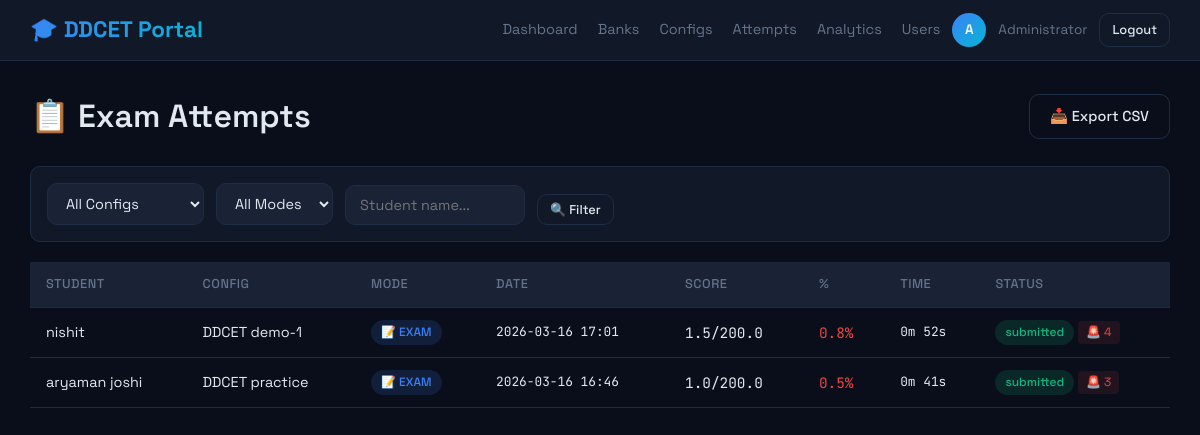
Screenshot of /admin/attempts (signed in) with the database file from the repository.
### models.py (models this page shows)
class User(UserMixin, db.Model):
    __tablename__ = 'users'
    id = db.Column(db.Integer, primary_key=True, autoincrement=True)
    name = db.Column(db.String(100), nullable=False)
    email = db.Column(db.String(150), unique=True, nullable=False)
    enrollment_number = db.Column(db.String(50), unique=True, nullable=False)
    engineering_branch = db.Column(db.String(100), nullable=False, default='Other')
    password = db.Column(db.String(255), nullable=False)
    role = db.Column(db.String(20), default='student')
    created_at = db.Column(db.DateTime, default=datetime.utcnow)
    is_active_user = db.Column(db.Boolean, default=True)
    @property
    def is_active(self):
        return self.is_active_user

class TestAttempt(db.Model):
    __tablename__ = 'test_attempts'
    id = db.Column(db.Integer, primary_key=True)
    user_id = db.Column(db.Integer, db.ForeignKey('users.id'), nullable=False)
    config_id = db.Column(db.Integer, db.ForeignKey('exam_configs.id'), nullable=False)
    mode = db.Column(db.String(20), default='exam')
    started_at = db.Column(db.DateTime, default=datetime.utcnow)
    submitted_at = db.Column(db.DateTime, nullable=True)
    status = db.Column(db.String(20), default='in_progress')
    score = db.Column(db.Float, default=0)
    max_score = db.Column(db.Float, default=0)
    percentage = db.Column(db.Float, default=0)
    correct_count = db.Column(db.Integer, default=0)
    wrong_count = db.Column(db.Integer, default=0)
    unattempted = db.Column(db.Integer, default=0)
    bonus_count = db.Column(db.Integer, default=0)
    time_taken_sec = db.Column(db.Integer, default=0)
    questions_json = db.Column(db.Text, default='[]')
    fs_exit_count = db.Column(db.Integer, default=0)
    tab_switch_count = db.Column(db.Integer, default=0)
    user = db.relationship('User', foreign_keys=[user_id])
    config = db.relationship('ExamConfig', foreign_keys=[config_id])

class ExamConfig(db.Model):
    __tablename__ = 'exam_configs'
    id = db.Column(db.Integer, primary_key=True)
    name = db.Column(db.String(150), nullable=False)
    mode = db.Column(db.String(20), default='exam')
    bank_ids = db.Column(db.Text, nullable=False, default='[]')
    total_questions = db.Column(db.Integer, default=100)
    duration_minutes = db.Column(db.Integer, default=150)
    marks_correct = db.Column(db.Float, default=2.0)
    marks_wrong = db.Column(db.Float, default=0.5)
    section_filter = db.Column(db.Integer, default=0)
    topic_filter = db.Column(db.Text, default='')
    is_active = db.Column(db.Boolean, default=True)
    allow_reattempt = db.Column(db.Boolean, default=False)
    created_by = db.Column(db.Integer, db.ForeignKey('users.id'))
    created_at = db.Column(db.DateTime, default=datetime.utcnow)
    creator = db.relationship('User', foreign_keys=[created_by])

### admin.py (the view)
@admin_bp.route('/attempts')
@login_required
@admin_required
def attempts():
    page = request.args.get('page', 1, type=int)
    config_filter = request.args.get('config_id', '', type=str)
    mode_filter = request.args.get('mode', '', type=str)
    student_filter = request.args.get('student', '', type=str)
    query = TestAttempt.query
    if config_filter and config_filter.isdigit():
        query = query.filter_by(config_id=int(config_filter))
    if mode_filter and mode_filter in ['exam', 'practice']:
        query = query.filter_by(mode=mode_filter)
    if student_filter:
        query = query.join(User).filter(User.name.ilike(f'%{student_filter}%'))
    pagination = query.order_by(TestAttempt.started_at.desc()).paginate(page=page, per_page=25, error_out=False)
    attempts_list = pagination.items
    configs = ExamConfig.query.all()
    return render_template('admin/attempts.html', attempts=attempts_list,
                           pagination=pagination, configs=configs,
                           config_filter=config_filter, mode_filter=mode_filter,
                           student_filter=student_filter)

### admin.py (called while the page is built)
def admin_required(f):
    from functools import wraps
    @wraps(f)
    def decorated(*args, **kwargs):
        if not current_user.is_authenticated or current_user.role != 'admin':
            abort(403)
        return f(*args, **kwargs)
    return decorated

### auth.py (called while the page is built)
def generate_csrf_token():
    if '_csrf_token' not in session:
        session['_csrf_token'] = secrets.token_hex(32)
    return session['_csrf_token']

@auth_bp.before_app_request
def inject_csrf():
    from flask import g
    g.csrf_token = generate_csrf_token()

### templates/admin/attempts.html (shortened to what this page needs)
{% extends "base.html" %}
{% block content %}
<div class="main-content">
    <div class="d-flex justify-between align-center" style="margin-bottom: 24px;">
        <h1>📋 Exam Attempts</h1>
        <a href="{{ url_for('admin.export_attempts') }}" class="btn btn-outline">📥 Export CSV</a>
    </div>
    <div class="card" style="margin-bottom: 20px; padding: 16px;">
        <form method="GET" action="{{ url_for('admin.attempts') }}" class="form-inline">
            <div class="form-group" style="margin-bottom: 0;">
                <select name="config_id" class="form-control" style="width: auto;">
                    <option value="">All Configs</option>
                </select>
            </div>
            <div class="form-group" style="margin-bottom: 0;">
                <select name="mode" class="form-control" style="width: auto;">
                    <option value="">All Modes</option>
                </select>
            </div>
            <div class="form-group" style="margin-bottom: 0;">
                <input type="text" name="student" class="form-control" placeholder="Student name..."
                    value="{{ student_filter }}" style="width: 180px;">
            </div>
            <button type="submit" class="btn btn-outline btn-sm">🔍 Filter</button>
        </form>
    </div>
    {% if attempts %}
    <table class="table-dark">
        <thead>
            <tr>
                <th>Student</th>
                <th>Config</th>
                <th>Mode</th>
                <th>Date</th>
                <th>Score</th>
                <th>%</th>
                <th>Time</th>
                <th>Status</th>
            </tr>
        </thead>
        <tbody>
            {% for a in attempts %}
            <tr class="clickable-row"
                onclick="window.location='{{ url_for('admin.attempt_detail', attempt_id=a.id) }}'">
                <td>{{ a.user.name if a.user else 'N/A' }}</td>
                <td>{{ a.config.name if a.config else 'N/A' }}</td>
                <td>
                    <span class="badge {{ 'badge-exam' if a.mode == 'exam' else 'badge-practice' }}">
                        {{ '📝' if a.mode == 'exam' else '🎯' }} {{ a.mode|upper }}
                    </span>
                </td>
                <td class="mono" style="font-size:.8rem;">{{ a.started_at.strftime('%Y-%m-%d %H:%M') if a.started_at
                    else '' }}</td>
                <td class="mono">{{ a.score }}/{{ a.max_score }}</td>
                <td class="mono {{ 'text-green' if a.percentage >= 50 else 'text-red' }}">{{ a.percentage }}%</td>
                <td class="mono" style="font-size:.8rem;">
                    {% if a.time_taken_sec %}{{ (a.time_taken_sec // 60) }}m {{ a.time_taken_sec % 60 }}s{% else %}—{%
                    endif %}
                </td>
                <td>
                    <span
                        class="badge {{ 'badge-success' if a.status == 'submitted' else 'badge-warning' if a.status == 'in_progress' else 'badge-muted' }}">
                        {{ a.status }}
                    </span>
                    {% if a.fs_exit_count > 0 or a.tab_switch_count > 0 %}
                    <span class="violation-badge">🚨 {{ a.fs_exit_count + a.tab_switch_count }}</span>
                    {% endif %}
                </td>
            </tr>
            {% endfor %}
        </tbody>
    </table>
    {% else %}
    <div class="empty-state">
        <div class="empty-icon">📋</div>
        <h3>No attempts found</h3>
        <p>No exam attempts match your filters.</p>
    </div>
    {% endif %}
</div>
{% endblock %}

### templates/base.html (shortened to what this page needs)
<!DOCTYPE html>
<html lang="en">
<head>
    <link rel="stylesheet" href="{{ url_for('static', filename='css/main.css') }}">
</head>
<body>
    {% block nav %}
    <nav class="nav-dark">
        <a href="/" class="logo">🎓 DDCET Portal</a>
        {% if current_user.is_authenticated %}
        <div class="nav-user">
            <div class="nav-links">
                {% if current_user.role == 'admin' %}
                <a href="{{ url_for('admin.dashboard') }}">Dashboard</a>
                <a href="{{ url_for('admin.banks') }}">Banks</a>
                <a href="{{ url_for('admin.configs') }}">Configs</a>
                <a href="{{ url_for('admin.attempts') }}">Attempts</a>
                <a href="{{ url_for('admin.analytics') }}">Analytics</a>
                <a href="{{ url_for('admin.users') }}">Users</a>
                {% else %}
                <a href="{{ url_for('student.home') }}">Home</a>
                {% endif %}
            </div>
            <div class="user-avatar">{{ current_user.name[0]|upper }}</div>
            <span>{{ current_user.name }}</span>
            <a href="{{ url_for('auth.logout') }}" class="btn btn-outline btn-sm">Logout</a>
        </div>
        {% endif %}
    </nav>
    {% endblock %}
    {% block content %}{% endblock %}
</body>
</html>

### static/css/main.css (style rules this page uses)
:root { --bg: #0a0e1a; --surface: #111827; --surface2: #1a2235; --border: #1e2d45; --accent: #3b82f6; --accent2: #06b6d4; --green: #10b981; --red: #ef4444; --yellow: #f59e0b; --text: #e2e8f0; --muted: #64748b; --radius: 10px; --shadow: 0 4px 20px rgba(0,0,0,.3); --transition: all .2s ease; }
* { margin:0; padding:0; box-sizing:border-box; }
html { scroll-behavior: smooth; }
body { font-family: 'Space Grotesk', sans-serif; background: var(--bg); color: var(--text); min-height: 100vh; line-height: 1.6; }
a { color: var(--accent); text-decoration: none; transition: var(--transition); }
h1,h2,h3,h4,h5,h6 { font-family: 'Space Grotesk', sans-serif; font-weight: 600; }
.main-content { flex: 1; padding: 30px; overflow-x: hidden; }
.nav-dark { background: var(--surface); border-bottom: 1px solid var(--border); padding: 12px 30px; display: flex; align-items: center; justify-content: space-between; position: sticky; top: 0; z-index: 100; backdrop-filter: blur(10px); }
.nav-dark .logo { font-size: 1.4rem; font-weight: 700; background: linear-gradient(135deg, var(--accent), var(--accent2)); -webkit-background-clip: text; -webkit-text-fill-color: transparent; background-clip: text; }
.nav-dark .nav-links { display: flex; align-items: center; gap: 20px; }
.nav-dark .nav-links a { color: var(--muted); font-size: .9rem; transition: var(--transition); }
.nav-user { display: flex; align-items: center; gap: 12px; color: var(--muted); font-size: .85rem; }
.nav-user .user-avatar { width: 34px; height: 34px; border-radius: 50%; background: linear-gradient(135deg, var(--accent), var(--accent2)); display: flex; align-items: center; justify-content: center; color: white; font-weight: 600; font-size: .85rem; }
.card { background: var(--surface); border: 1px solid var(--border); border-radius: var(--radius); padding: 24px; transition: var(--transition); }
.btn { display: inline-flex; align-items: center; gap: 6px; padding: 10px 20px; border-radius: var(--radius); font-family: 'Space Grotesk', sans-serif; font-size: .9rem; font-weight: 500; border: none; cursor: pointer; transition: var(--transition); text-decoration: none; }
.btn-outline { background: transparent; border: 1px solid var(--border); color: var(--text); }
.btn-sm { padding: 6px 12px; font-size: .8rem; }
.table-dark { width: 100%; border-collapse: collapse; font-size: .9rem; }
.table-dark th { background: var(--surface2); color: var(--muted); font-weight: 500; text-align: left; padding: 12px 16px; border-bottom: 1px solid var(--border); font-size: .8rem; text-transform: uppercase; letter-spacing: .5px; }
.table-dark td { padding: 12px 16px; border-bottom: 1px solid var(--border); vertical-align: middle; }
.table-dark .clickable-row { cursor: pointer; }
.badge { display: inline-flex; align-items: center; gap: 4px; padding: 3px 10px; border-radius: 20px; font-size: .75rem; font-weight: 500; }
.badge-exam { background: rgba(59,130,246,.15); color: var(--accent); }
.badge-success { background: rgba(16,185,129,.15); color: var(--green); }
.form-group { margin-bottom: 20px; }
.form-control { width: 100%; padding: 10px 14px; background: var(--surface2); border: 1px solid var(--border); border-radius: var(--radius); color: var(--text); font-family: 'Space Grotesk', sans-serif; font-size: .9rem; transition: var(--transition); }
select.form-control { cursor: pointer; }
.form-inline { display: flex; gap: 12px; align-items: end; flex-wrap: wrap; }
.violation-badge { display: inline-flex; align-items: center; gap: 4px; padding: 2px 8px; border-radius: 4px; background: rgba(239,68,68,.1); color: var(--red); font-size: .75rem; }
.text-red { color: var(--red); }
.d-flex { display: flex; }
.align-center { align-items: center; }
.justify-between { justify-content: space-between; }
.mono { font-family: 'JetBrains Mono', monospace; }

### rows the page displays
User: name "A", name "Administrator"
TestAttempt: user "nishit", config "DDCET demo-1", mode "📝", mode "EXAM", started_at "2026-03-16 17:01", score "1.5", max_score "200.0", percentage "0.8", time_taken_sec "0", a.time_taken_sec%60 "52", status "submitted", a.fs_exit_count+a.tab_switch_count "4"
TestAttempt: user "aryaman joshi", config "DDCET practice", mode "📝", mode "EXAM", started_at "2026-03-16 16:46", score "1.0", max_score "200.0", percentage "0.5", time_taken_sec "0", a.time_taken_sec%60 "41", status "submitted", a.fs_exit_count+a.tab_switch_count "3"
